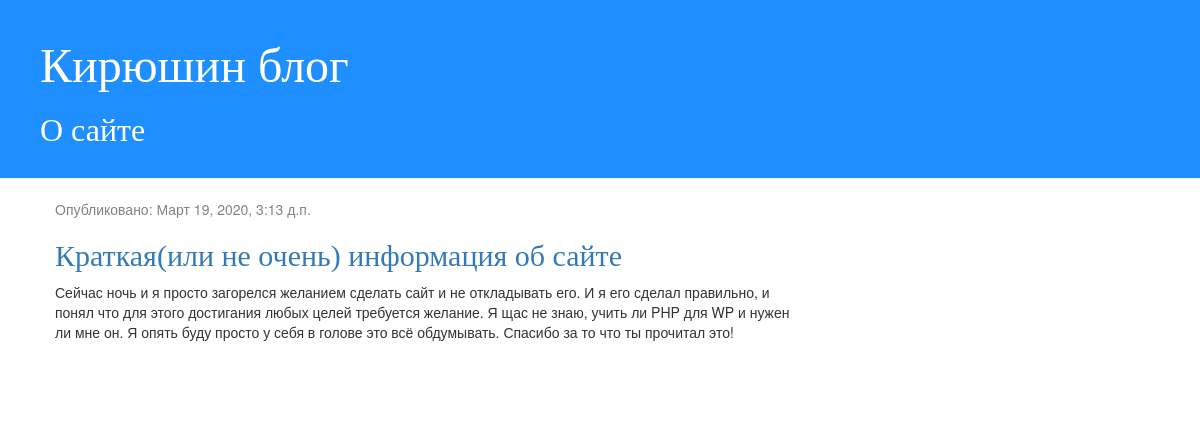
The page /about/ on the database its author committed.
### about/models.py (models this page shows, shortened)
class Info(models.Model):
	name = models.CharField('Название заголовка', max_length = 200)
	information = models.TextField('Информация')
	last_upd = models.DateTimeField('Последняя дата обновлении')

### about/views.py (the view)
# urls.py: path('', views.info_site, name='info_site'),
def info_site(request):
	infos = Info.objects.all()
	return render(request, 'about/info_site.html', {'infos': infos})

### about/templates/about/info_site.html
{% extends 'blog/base.html' %}
{% block content %}
    {% for info in infos %}
        <div class="post">
            <div class="date">
                <p>Опубликовано: {{ info.last_upd }}</p>
            </div>
                <h2 class = "title-info"><a href="">{{ info.name }}</a></h2>
                <p>{{ info.information|linebreaksbr }}</p>
        </div>
{% endfor %}
{% endblock %}

### blog/static/css/blog.css (style rules this page uses)
h1, h2, h3, h4 { font-family: 'Lobster', cursive; }
.date { color: #828282; }
.post { margin-bottom: 70px; }

### rows shown on the page
Info: last_upd "Март 19, 2020, 3:13 д.п.", name "Краткая(или не очень) информация об сайте", information "Сейчас ночь и я просто загорелся желанием сделать сайт и не откладывать его. И я его сделал правильно, и понял что для этого достигания любых целей требуется желание. Я щас не знаю, учить ли PHP для WP и нужен ли мне он. Я опять буду просто у себя в голове это всё обдумывать. Спасибо за то что ты прочитал это!"
